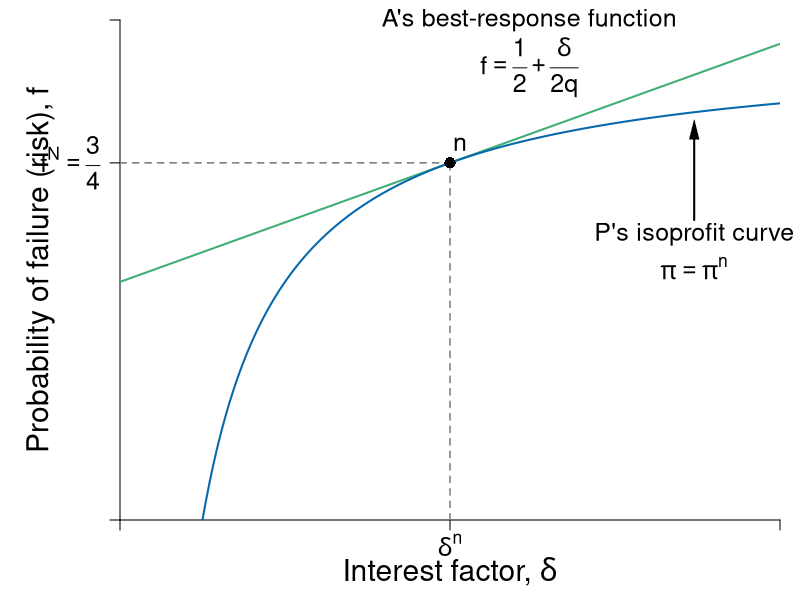

This figure's R source:
#Graph Designer: Simon Halliday, Scott Cohn, Harriet Brookes Gray
#Authors: Bowles and Halliday
#Title: Coordination, Conflict and Competition: A Text in Microeconomics

library(shape)
pdf(file = "credit/non_contractual_risk_sparse.pdf", width = 8, height = 6)

#Set parameters for graphics
pointsize <- 1.8
axislabelsize <- 1.8
labelsize <- 1.5
namesize <- 1.8
annotatesize <- 1.5
graphlinewidth <- 2
segmentlinewidth <- 1.5

COL <- c("#7fc97f", "#beaed4", "#fdc086", "#ffff99", "#386cb0", "#f0027f", "#bf5b17", "#666666")
COLA <- c("#e0f3db", "#99d8c9","#66c2a4","#41ae76", "#238b45", "#005824")
COLB <- c("#c6dbef", "#4eb3d3", "#2b8cbe", "#0868ac","#084081")
COLC <- c("#fcfbfd", "#efedf5", "#dadaeb", "#bcbddc", "#9e9ac8", "#807dba", "#6a51a3", "#54278f", "#3f007d")
grays <- gray.colors(25, start = 1, end = 0)

#Edited the margins to cater for the larger LHS labels
par(mar =  c(4, 6, 1, 1))

brfFn <- function(delta, q = 1) {
  .5 + (delta / (2 * q)) 
}

PCFn <- function(delta, q = 1) {
  delta/q
}

isoreturnFn <- function(delta, pi=0.125) {
  1 - (pi)/delta
}


yFn <- function(d1, f1, q = 1){
  q*f1*(1 - f1) - d1*(1 - f1)
}

profitFn <- function(d1, q = 1){
  d1/2 - (1/(2*q))*(d1)^2
}

ylow <- function(delta, q = 1, ybar = 0.0625){
  (-sqrt(delta^2 - 2*delta*q + q^2 - 4*q*ybar) + delta + q)/(2*q)
}

yhigh <- function(delta, q = 1, ybar = 0.0625){
  (sqrt(delta^2 - 2*delta*q + q^2 - 4*q*ybar) + delta + q)/(2*q)
}

xlims <- c(0, 1)
ylims <- c(0, 1.05)

npts <- 501 
d1 <- seq(xlims[1], xlims[2], length.out = npts)
f1 <- seq(ylims[1], ylims[2], length.out = npts) 
a <- c(0.0625)

plot(0, 0, xlim = xlims, ylim = ylims, type = "n",
     xlab = expression(paste("")),
     ylab = expression(paste("")), 
     xaxt = "n", 
     yaxt = "n", 
     cex.lab = axislabelsize, 
     bty = "n", 
     xaxs = "i", 
     yaxs = "i"
)


ticksy <- c(ylims[1], brfFn(delta = 0.5), ylims[2])
ylabels <- c(NA, expression(paste(f^{N} == frac(3,4))), NA)
ticksx <- c(xlims[1], 0.5, xlims[2])
xlabels <- c(NA, expression(paste(delta^{n})), NA)

axis(1, at = ticksx, pos = 0, labels = xlabels, cex.axis = labelsize)
axis(2, at = ticksy, pos = 0, labels = ylabels, las = 1, cex.axis = labelsize)

npts <- 503 
xx1 <- seq(xlims[1], xlims[2], length.out = npts)
xx2 <- seq(0, 1, length.out = npts)

#xpoly1 <- seq(from = 0.168, to = 0.5, length.out = 500)
#ypoly1 <- ylow(xpoly1)
#ypoly2 <- isoreturnFn(xpoly1)
#polygon(x = c(xpoly1, rev(xpoly1)), y = c(ypoly1, rev(ypoly2)), col = COL[4], density = NULL, border = NA)


#Draw the graphs
lines(xx1, brfFn(xx1), col = COLA[4], lwd = graphlinewidth)
#lines(xx1, PCFn(xx1), col = COLA[2], lwd = graphlinewidth)
lines(xx1, isoreturnFn(xx1), col = COLB[4], lwd = graphlinewidth)

#Axis labels
mtext(expression(paste("Interest factor, ", delta)), side = 1, line = 2.5, cex = axislabelsize)
text(-0.12, 0.5*(ylims[2]), expression(paste("Probability of failure (risk), ", f)), xpd = TRUE, cex = axislabelsize, srt = 90) 


# contour(d1, f1,
#         outer(d1, f1, yFn),
#         drawlabels = FALSE,
#         col = COLA[3],
#         lwd = graphlinewidth,
#         levels = a,
#         xaxs = "i",
#         yaxs = "i",
#         add = TRUE)
# 

segments(0.5, 0, 0.5, brfFn(delta = 0.5), lty = 2, col = grays[20] , lwd = segmentlinewidth)
segments(0, brfFn(delta = 0.5), 0.5, brfFn(delta = 0.5), lty = 2, col = grays[20] , lwd = segmentlinewidth)

#Annotate points (4,4),(2,8),(8,2) on feasibility frontier
text(0.5 + 0.015, isoreturnFn(0.5) + 0.04, expression(paste(n)), cex = labelsize)
points(0.5, isoreturnFn(0.5), pch = 16, col = "black", cex = 1.5)

#text(0.375 + 0.02, 0.6 + 0.03, expression(paste(b)), cex = labelsize)
#points(0.375, 0.6, pch = 16, col = "black", cex = 1.5)

#text(0.2, 0.85, expression(paste(y == y^{n})), cex = labelsize)

text(0.62, 1.05, expression(paste("A's best-response function")), cex = labelsize, xpd = TRUE)
text(0.62, 0.95, expression(paste(f == frac(1,2) + frac(delta, 2*q))), cex = labelsize)

#text(0.64, 0.4, expression(paste("A's participation")), cex = labelsize)
#text(0.64, 0.34, expression(paste("constraint")), cex = labelsize)
#text(0.64, 0.22, expression(paste(f == frac(delta, q))), cex = labelsize)
#Arrows(0.64, 0.44, 0.64, 0.58, col = "black", lty = 1, lwd = 2, arr.type = "triangle", arr.lwd = 0.5)


text(0.87, 0.6, expression(paste("P's isoprofit curve")), cex = labelsize, xpd = TRUE)
text(0.87, 0.53, expression(paste(pi == pi^{n})), cex = labelsize, xpd = TRUE)
Arrows(0.87, 0.63, 0.87, 0.82, col = "black", lty = 1, lwd = 2, arr.type = "triangle", arr.lwd = 0.5)

#text(0.3, 0.13, expression(paste("Pareto-improving")), cex = labelsize)
#text(0.3, 0.07, expression(paste("lens")), cex = labelsize)
#Arrows(0.3, 0.18, 0.3, 0.5, col = "black", lty = 1, lwd = 2, arr.type = "triangle", arr.lwd = 0.5)


dev.off()
